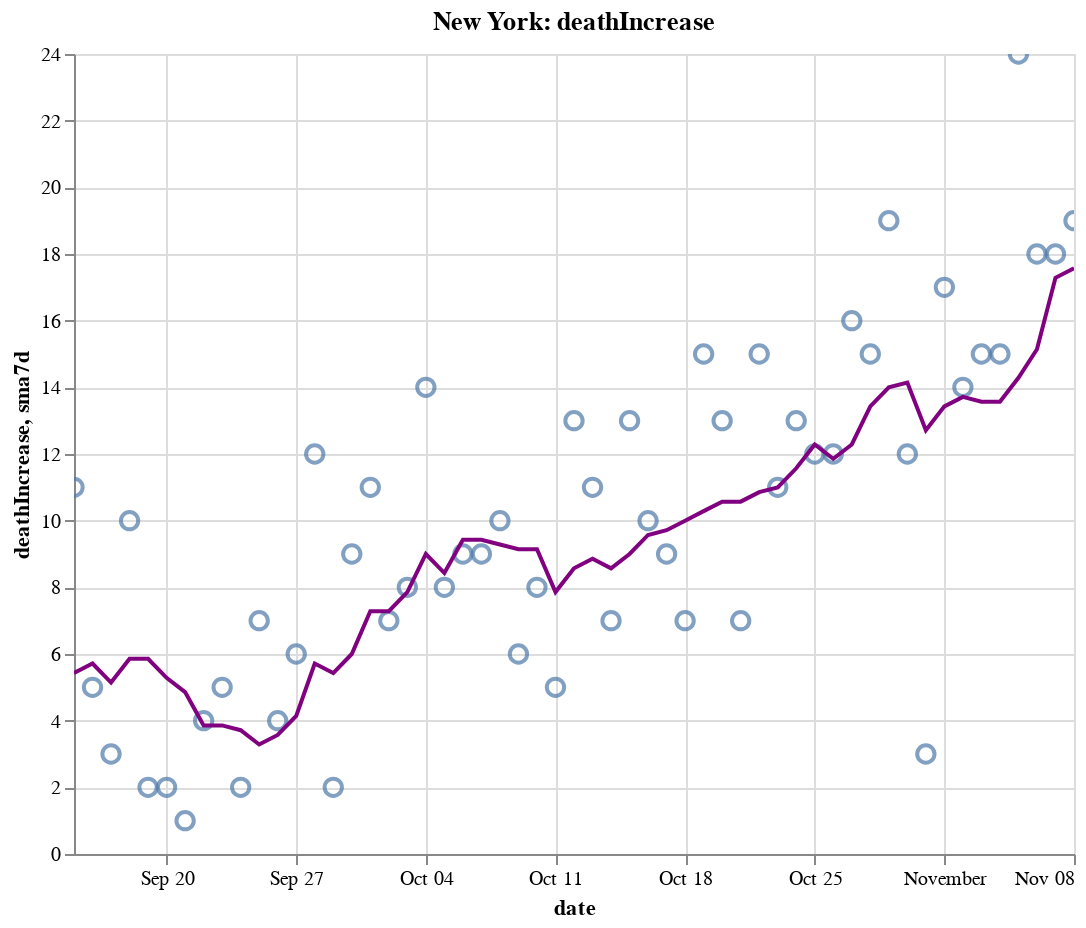

The notebook cell saved with this chart:
### Code cell
create_plot(ny, 'deathIncrease')

### Figure 1 — Vega-Lite specification as saved in the notebook (floating-point values rounded to 4 significant figures)
{"config": {"view": {"continuousWidth": 400, "continuousHeight": 300}}, "layer": [{"layer": [{"mark": {"type": "point", "size": 75}, "encoding": {"tooltip": [{"type": "temporal", "field": "date"}, {"type": "quantitative", "field": "deathIncrease"}, {"type": "quantitative", "field": "sma7d"}], "x": {"type": "temporal", "field": "date"}, "y": {"type": "quantitative", "field": "deathIncrease"}}, "selection": {"selector012": {"type": "interval", "bind": "scales", "encodings": ["x", "y"]}}}, {"mark": {"type": "line", "color": "purple"}, "encoding": {"x": {"type": "temporal", "field": "date"}, "y": {"type": "quantitative", "field": "sma7d"}}}]}, {"mark": {"type": "rule", "color": "#aaa"}, "encoding": {"x": {"type": "temporal", "field": "date"}}, "transform": [{"filter": {"selection": "selector011"}}]}, {"mark": "circle", "encoding": {"opacity": {"condition": {"value": 1, "selection": "selector011"}, "value": 0}, "tooltip": [{"type": "temporal", "field": "date"}, {"type": "quantitative", "field": "deathIncrease"}, {"type": "quantitative", "field": "sma7d"}], "x": {"type": "temporal", "field": "date"}, "y": {"type": "quantitative", "field": "deathIncrease"}}, "selection": {"selector011": {"type": "single", "encodings": ["x"], "on": "mouseover", "nearest": true, "empty": "none"}}}, {"mark": {"type": "text", "align": "left", "dx": 5, "dy": -5, "stroke": "white", "strokeWidth": 2}, "encoding": {"text": {"type": "quantitative", "field": "deathIncrease"}, "tooltip": [{"type": "temporal", "field": "date"}, {"type": "quantitative", "field": "deathIncrease"}, {"type": "quantitative", "field": "sma7d"}], "x": {"type": "temporal", "field": "date"}, "y": {"type": "quantitative", "field": "deathIncrease"}}, "transform": [{"filter": {"selection": "selector011"}}]}, {"mark": {"type": "text", "align": "left", "dx": 5, "dy": -5}, "encoding": {"text": {"type": "quantitative", "field": "deathIncrease"}, "tooltip": [{"type": "temporal", "field": "date"}, {"type": "quantitative", "field": "deathIncrease"}, {"type": "quantitative", "field": "sma7d"}], "x": {"type": "temporal", "field": "date"}, "y": {"type": "quantitative", "field": "deathIncrease"}}, "transform": [{"filter": {"selection": "selector011"}}]}], "data": {"name": "data-d261fce54412951d4cc6f995b34462ca"}, "height": 400, "title": "New York: deathIncrease", "width": 500, "$schema": "https://vega.github.io/schema/vega-lite/v4.8.1.json", "datasets": {"data-d261fce54412951d4cc6f995b34462ca": [{"date": "2020-09-15T00:00:00", "totalTestResultsIncrease": 73680.0, "positiveIncrease": 766.0, "death": 25400.0, "deathIncrease": 11.0, "positiveRate": 0.01, "state": "New York", "sma7d": 5.429}, {"date": "2020-09-16T00:00:00", "totalTestResultsIncrease": 75090.0, "positiveIncrease": 652.0, "death": 25410.0, "deathIncrease": 5.0, "positiveRate": 0.009, "state": "New York", "sma7d": 5.714}, {"date": "2020-09-17T00:00:00", "totalTestResultsIncrease": 91500.0, "positiveIncrease": 896.0, "death": 25410.0, "deathIncrease": 3.0, "positiveRate": 0.01, "state": "New York", "sma7d": 5.143}, {"date": "2020-09-18T00:00:00", "totalTestResultsIncrease": 89730.0, "positiveIncrease": 790.0, "death": 25420.0, "deathIncrease": 10.0, "positiveRate": 0.009, "state": "New York", "sma7d": 5.857}, {"date": "2020-09-19T00:00:00", "totalTestResultsIncrease": 110400.0, "positiveIncrease": 986.0, "death": 25420.0, "deathIncrease": 2.0, "positiveRate": 0.009, "state": "New York", "sma7d": 5.857}, {"date": "2020-09-20T00:00:00", "totalTestResultsIncrease": 100400.0, "positiveIncrease": 862.0, "death": 25430.0, "deathIncrease": 2.0, "positiveRate": 0.009, "state": "New York", "sma7d": 5.286}, {"date": "2020-09-21T00:00:00", "totalTestResultsIncrease": 58320.0, "positiveIncrease": 573.0, "death": 25430.0, "deathIncrease": 1.0, "positiveRate": 0.01, "state": "New York", "sma7d": 4.857}, {"date": "2020-09-22T00:00:00", "totalTestResultsIncrease": 84000.0, "positiveIncrease": 754.0, "death": 25430.0, "deathIncrease": 4.0, "positiveRate": 0.009, "state": "New York", "sma7d": 3.857}, {"date": "2020-09-23T00:00:00", "totalTestResultsIncrease": 70930.0, "positiveIncrease": 665.0, "death": 25440.0, "deathIncrease": 5.0, "positiveRate": 0.009, "state": "New York", "sma7d": 3.857}, {"date": "2020-09-24T00:00:00", "totalTestResultsIncrease": 92950.0, "positiveIncrease": 955.0, "death": 25440.0, "deathIncrease": 2.0, "positiveRate": 0.01, "state": "New York", "sma7d": 3.714}, {"date": "2020-09-25T00:00:00", "totalTestResultsIncrease": 94820.0, "positiveIncrease": 908.0, "death": 25450.0, "deathIncrease": 7.0, "positiveRate": 0.01, "state": "New York", "sma7d": 3.286}, {"date": "2020-09-26T00:00:00", "totalTestResultsIncrease": 99950.0, "positiveIncrease": 1005.0, "death": 25450.0, "deathIncrease": 4.0, "positiveRate": 0.01, "state": "New York", "sma7d": 3.571}, {"date": "2020-09-27T00:00:00", "totalTestResultsIncrease": 84770.0, "positiveIncrease": 866.0, "death": 25460.0, "deathIncrease": 6.0, "positiveRate": 0.01, "state": "New York", "sma7d": 4.143}, {"date": "2020-09-28T00:00:00", "totalTestResultsIncrease": 52940.0, "positiveIncrease": 834.0, "death": 25470.0, "deathIncrease": 12.0, "positiveRate": 0.016, "state": "New York", "sma7d": 5.714}, {"date": "2020-09-29T00:00:00", "totalTestResultsIncrease": 88230.0, "positiveIncrease": 1189.0, "death": 25470.0, "deathIncrease": 2.0, "positiveRate": 0.013, "state": "New York", "sma7d": 5.429}, {"date": "2020-09-30T00:00:00", "totalTestResultsIncrease": 97960.0, "positiveIncrease": 1000.0, "death": 25480.0, "deathIncrease": 9.0, "positiveRate": 0.01, "state": "New York", "sma7d": 6.0}, {"date": "2020-10-01T00:00:00", "totalTestResultsIncrease": 109200.0, "positiveIncrease": 1382.0, "death": 25490.0, "deathIncrease": 11.0, "positiveRate": 0.013, "state": "New York", "sma7d": 7.286}, {"date": "2020-10-02T00:00:00", "totalTestResultsIncrease": 119500.0, "positiveIncrease": 1598.0, "death": 25500.0, "deathIncrease": 7.0, "positiveRate": 0.013, "state": "New York", "sma7d": 7.286}, {"date": "2020-10-03T00:00:00", "totalTestResultsIncrease": 134300.0, "positiveIncrease": 1731.0, "death": 25500.0, "deathIncrease": 8.0, "positiveRate": 0.013, "state": "New York", "sma7d": 7.857}, {"date": "2020-10-04T00:00:00", "totalTestResultsIncrease": 110300.0, "positiveIncrease": 1222.0, "death": 25520.0, "deathIncrease": 14.0, "positiveRate": 0.011, "state": "New York", "sma7d": 9.0}, {"date": "2020-10-05T00:00:00", "totalTestResultsIncrease": 76400.0, "positiveIncrease": 933.0, "death": 25530.0, "deathIncrease": 8.0, "positiveRate": 0.012, "state": "New York", "sma7d": 8.429}, {"date": "2020-10-06T00:00:00", "totalTestResultsIncrease": 96360.0, "positiveIncrease": 1393.0, "death": 25540.0, "deathIncrease": 9.0, "positiveRate": 0.014, "state": "New York", "sma7d": 9.429}, {"date": "2020-10-07T00:00:00", "totalTestResultsIncrease": 108200.0, "positiveIncrease": 1360.0, "death": 25540.0, "deathIncrease": 9.0, "positiveRate": 0.013, "state": "New York", "sma7d": 9.429}, {"date": "2020-10-08T00:00:00", "totalTestResultsIncrease": 145800.0, "positiveIncrease": 1836.0, "death": 25560.0, "deathIncrease": 10.0, "positiveRate": 0.013, "state": "New York", "sma7d": 9.286}, {"date": "2020-10-09T00:00:00", "totalTestResultsIncrease": 139300.0, "positiveIncrease": 1592.0, "death": 25560.0, "deathIncrease": 6.0, "positiveRate": 0.011, "state": "New York", "sma7d": 9.143}, {"date": "2020-10-10T00:00:00", "totalTestResultsIncrease": 134600.0, "positiveIncrease": 1447.0, "death": 25570.0, "deathIncrease": 8.0, "positiveRate": 0.011, "state": "New York", "sma7d": 9.143}, {"date": "2020-10-11T00:00:00", "totalTestResultsIncrease": 118300.0, "positiveIncrease": 1143.0, "death": 25570.0, "deathIncrease": 5.0, "positiveRate": 0.01, "state": "New York", "sma7d": 7.857}, {"date": "2020-10-12T00:00:00", "totalTestResultsIncrease": 91790.0, "positiveIncrease": 1029.0, "death": 25590.0, "deathIncrease": 13.0, "positiveRate": 0.011, "state": "New York", "sma7d": 8.571}, {"date": "2020-10-13T00:00:00", "totalTestResultsIncrease": 99070.0, "positiveIncrease": 1393.0, "death": 25600.0, "deathIncrease": 11.0, "positiveRate": 0.014, "state": "New York", "sma7d": 8.857}, {"date": "2020-10-14T00:00:00", "totalTestResultsIncrease": 111700.0, "positiveIncrease": 1232.0, "death": 25600.0, "deathIncrease": 7.0, "positiveRate": 0.011, "state": "New York", "sma7d": 8.571}, {"date": "2020-10-15T00:00:00", "totalTestResultsIncrease": 133200.0, "positiveIncrease": 1460.0, "death": 25620.0, "deathIncrease": 13.0, "positiveRate": 0.011, "state": "New York", "sma7d": 9.0}, {"date": "2020-10-16T00:00:00", "totalTestResultsIncrease": 136000.0, "positiveIncrease": 1707.0, "death": 25630.0, "deathIncrease": 10.0, "positiveRate": 0.013, "state": "New York", "sma7d": 9.571}, {"date": "2020-10-17T00:00:00", "totalTestResultsIncrease": 160000.0, "positiveIncrease": 1784.0, "death": 25640.0, "deathIncrease": 9.0, "positiveRate": 0.011, "state": "New York", "sma7d": 9.714}, {"date": "2020-10-18T00:00:00", "totalTestResultsIncrease": 128800.0, "positiveIncrease": 1390.0, "death": 25640.0, "deathIncrease": 7.0, "positiveRate": 0.011, "state": "New York", "sma7d": 10.0}, {"date": "2020-10-19T00:00:00", "totalTestResultsIncrease": 82010.0, "positiveIncrease": 998.0, "death": 25660.0, "deathIncrease": 15.0, "positiveRate": 0.012, "state": "New York", "sma7d": 10.29}, {"date": "2020-10-20T00:00:00", "totalTestResultsIncrease": 90540.0, "positiveIncrease": 1201.0, "death": 25670.0, "deathIncrease": 13.0, "positiveRate": 0.013, "state": "New York", "sma7d": 10.57}, {"date": "2020-10-21T00:00:00", "totalTestResultsIncrease": 124800.0, "positiveIncrease": 2026.0, "death": 25680.0, "deathIncrease": 7.0, "positiveRate": 0.016, "state": "New York", "sma7d": 10.57}, {"date": "2020-10-22T00:00:00", "totalTestResultsIncrease": 135300.0, "positiveIncrease": 1628.0, "death": 25690.0, "deathIncrease": 15.0, "positiveRate": 0.012, "state": "New York", "sma7d": 10.86}, {"date": "2020-10-23T00:00:00", "totalTestResultsIncrease": 141500.0, "positiveIncrease": 1637.0, "death": 25700.0, "deathIncrease": 11.0, "positiveRate": 0.012, "state": "New York", "sma7d": 11.0}, {"date": "2020-10-24T00:00:00", "totalTestResultsIncrease": 156900.0, "positiveIncrease": 2061.0, "death": 25720.0, "deathIncrease": 13.0, "positiveRate": 0.013, "state": "New York", "sma7d": 11.57}, {"date": "2020-10-25T00:00:00", "totalTestResultsIncrease": 120800.0, "positiveIncrease": 1632.0, "death": 25730.0, "deathIncrease": 12.0, "positiveRate": 0.014, "state": "New York", "sma7d": 12.29}, {"date": "2020-10-26T00:00:00", "totalTestResultsIncrease": 82120.0, "positiveIncrease": 1191.0, "death": 25740.0, "deathIncrease": 12.0, "positiveRate": 0.015, "state": "New York", "sma7d": 11.86}, {"date": "2020-10-27T00:00:00", "totalTestResultsIncrease": 111600.0, "positiveIncrease": 1991.0, "death": 25760.0, "deathIncrease": 16.0, "positiveRate": 0.018, "state": "New York", "sma7d": 12.29}, {"date": "2020-10-28T00:00:00", "totalTestResultsIncrease": 129700.0, "positiveIncrease": 2031.0, "death": 25770.0, "deathIncrease": 15.0, "positiveRate": 0.016, "state": "New York", "sma7d": 13.43}, {"date": "2020-10-29T00:00:00", "totalTestResultsIncrease": 168400.0, "positiveIncrease": 2499.0, "death": 25790.0, "deathIncrease": 19.0, "positiveRate": 0.015, "state": "New York", "sma7d": 14.0}, {"date": "2020-10-30T00:00:00", "totalTestResultsIncrease": 146900.0, "positiveIncrease": 2255.0, "death": 25800.0, "deathIncrease": 12.0, "positiveRate": 0.015, "state": "New York", "sma7d": 14.14}, {"date": "2020-10-31T00:00:00", "totalTestResultsIncrease": 137000.0, "positiveIncrease": 2049.0, "death": 25810.0, "deathIncrease": 3.0, "positiveRate": 0.015, "state": "New York", "sma7d": 12.71}, {"date": "2020-11-01T00:00:00", "totalTestResultsIncrease": 148900.0, "positiveIncrease": 2255.0, "death": 25820.0, "deathIncrease": 17.0, "positiveRate": 0.015, "state": "New York", "sma7d": 13.43}, {"date": "2020-11-02T00:00:00", "totalTestResultsIncrease": 96100.0, "positiveIncrease": 1633.0, "death": 25840.0, "deathIncrease": 14.0, "positiveRate": 0.017, "state": "New York", "sma7d": 13.71}, {"date": "2020-11-03T00:00:00", "totalTestResultsIncrease": 127900.0, "positiveIncrease": 2321.0, "death": 25850.0, "deathIncrease": 15.0, "positiveRate": 0.018, "state": "New York", "sma7d": 13.57}, {"date": "2020-11-04T00:00:00", "totalTestResultsIncrease": 133500.0, "positiveIncrease": 2126.0, "death": 25870.0, "deathIncrease": 15.0, "positiveRate": 0.016, "state": "New York", "sma7d": 13.57}, {"date": "2020-11-05T00:00:00", "totalTestResultsIncrease": 161000.0, "positiveIncrease": 2997.0, "death": 25890.0, "deathIncrease": 24.0, "positiveRate": 0.019, "state": "New York", "sma7d": 14.29}, {"date": "2020-11-06T00:00:00", "totalTestResultsIncrease": 160700.0, "positiveIncrease": 3209.0, "death": 25910.0, "deathIncrease": 18.0, "positiveRate": 0.02, "state": "New York", "sma7d": 15.14}, {"date": "2020-11-07T00:00:00", "totalTestResultsIncrease": 163300.0, "positiveIncrease": 3587.0, "death": 25930.0, "deathIncrease": 18.0, "positiveRate": 0.022, "state": "New York", "sma7d": 17.29}, {"date": "2020-11-08T00:00:00", "totalTestResultsIncrease": 145600.0, "positiveIncrease": 3428.0, "death": 25950.0, "deathIncrease": 19.0, "positiveRate": 0.024, "state": "New York", "sma7d": 17.57}]}}
